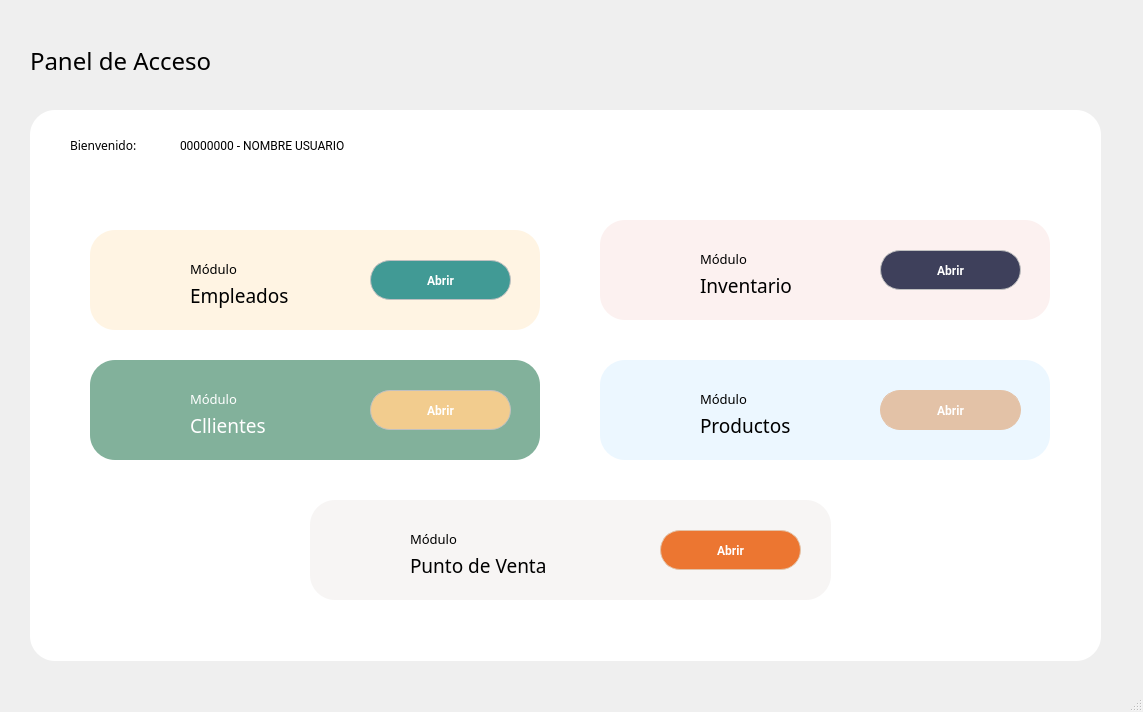
<?xml version="1.0" encoding="UTF-8"?>
<ui version="4.0">
 <class>MainWindow</class>
 <widget class="QMainWindow" name="MainWindow">
  <property name="geometry">
   <rect>
    <x>0</x>
    <y>0</y>
    <width>1143</width>
    <height>712</height>
   </rect>
  </property>
  <property name="font">
   <font>
    <pointsize>9</pointsize>
   </font>
  </property>
  <property name="windowTitle">
   <string>Módulos</string>
  </property>
  <widget class="QWidget" name="centralwidget">
   <widget class="QLabel" name="label">
    <property name="geometry">
     <rect>
      <x>30</x>
      <y>30</y>
      <width>351</width>
      <height>61</height>
     </rect>
    </property>
    <property name="font">
     <font>
      <family>Poppins SemiBold</family>
      <pointsize>18</pointsize>
     </font>
    </property>
    <property name="text">
     <string>Panel de Acceso</string>
    </property>
   </widget>
   <widget class="QFrame" name="frame">
    <property name="geometry">
     <rect>
      <x>30</x>
      <y>110</y>
      <width>1071</width>
      <height>551</height>
     </rect>
    </property>
    <property name="styleSheet">
     <string notr="true">QFrame {
	background: #fff;
	border: #c0c0c0;
	border-radius: 25px;
}</string>
    </property>
    <property name="frameShape">
     <enum>QFrame::StyledPanel</enum>
    </property>
    <property name="frameShadow">
     <enum>QFrame::Raised</enum>
    </property>
    <widget class="QFrame" name="frame_5">
     <property name="geometry">
      <rect>
       <x>280</x>
       <y>390</y>
       <width>521</width>
       <height>100</height>
      </rect>
     </property>
     <property name="styleSheet">
      <string notr="true">QFrame {
	background: #f7f5f4;
	border: #c0c0c0;
	border-radius: 25px;
	color: #000;
}</string>
     </property>
     <property name="frameShape">
      <enum>QFrame::StyledPanel</enum>
     </property>
     <property name="frameShadow">
      <enum>QFrame::Raised</enum>
     </property>
     <widget class="QLabel" name="label_14">
      <property name="geometry">
       <rect>
        <x>30</x>
        <y>25</y>
        <width>51</width>
        <height>51</height>
       </rect>
      </property>
      <property name="text">
       <string/>
      </property>
      <property name="pixmap">
       <pixmap>../img/round_shopping_cart_black_24dp.png</pixmap>
      </property>
      <property name="scaledContents">
       <bool>true</bool>
      </property>
     </widget>
     <widget class="QLabel" name="label_15">
      <property name="geometry">
       <rect>
        <x>100</x>
        <y>50</y>
        <width>221</width>
        <height>31</height>
       </rect>
      </property>
      <property name="font">
       <font>
        <family>Poppins Medium</family>
        <pointsize>14</pointsize>
        <weight>50</weight>
        <bold>false</bold>
       </font>
      </property>
      <property name="text">
       <string>Punto de Venta</string>
      </property>
     </widget>
     <widget class="QLabel" name="label_16">
      <property name="geometry">
       <rect>
        <x>100</x>
        <y>30</y>
        <width>71</width>
        <height>18</height>
       </rect>
      </property>
      <property name="font">
       <font>
        <family>Poppins</family>
        <pointsize>10</pointsize>
        <weight>50</weight>
        <bold>false</bold>
       </font>
      </property>
      <property name="text">
       <string>Módulo</string>
      </property>
     </widget>
     <widget class="QPushButton" name="btnVentas">
      <property name="geometry">
       <rect>
        <x>350</x>
        <y>30</y>
        <width>141</width>
        <height>40</height>
       </rect>
      </property>
      <property name="font">
       <font>
        <family>Roboto</family>
        <pointsize>9</pointsize>
        <weight>75</weight>
        <bold>true</bold>
       </font>
      </property>
      <property name="styleSheet">
       <string notr="true">QPushButton {
	background: #ec7631;
	border: 1px solid #e3c2a7;
	border-radius: 20px;
	color: #fff;
}</string>
      </property>
      <property name="text">
       <string>Abrir</string>
      </property>
     </widget>
    </widget>
    <widget class="QFrame" name="frame_2">
     <property name="geometry">
      <rect>
       <x>60</x>
       <y>250</y>
       <width>450</width>
       <height>100</height>
      </rect>
     </property>
     <property name="styleSheet">
      <string notr="true">QFrame {
	background: #82b19b;
	border: #c0c0c0;
	border-radius: 25px;
	color: #fff
}</string>
     </property>
     <property name="frameShape">
      <enum>QFrame::StyledPanel</enum>
     </property>
     <property name="frameShadow">
      <enum>QFrame::Raised</enum>
     </property>
     <widget class="QLabel" name="label_2">
      <property name="geometry">
       <rect>
        <x>30</x>
        <y>25</y>
        <width>51</width>
        <height>51</height>
       </rect>
      </property>
      <property name="text">
       <string/>
      </property>
      <property name="pixmap">
       <pixmap>../img/round_account_circle_white_24dp.png</pixmap>
      </property>
      <property name="scaledContents">
       <bool>true</bool>
      </property>
     </widget>
     <widget class="QLabel" name="label_3">
      <property name="geometry">
       <rect>
        <x>100</x>
        <y>50</y>
        <width>131</width>
        <height>31</height>
       </rect>
      </property>
      <property name="font">
       <font>
        <family>Poppins Medium</family>
        <pointsize>14</pointsize>
        <weight>50</weight>
        <bold>false</bold>
       </font>
      </property>
      <property name="text">
       <string>Cllientes</string>
      </property>
     </widget>
     <widget class="QLabel" name="label_4">
      <property name="geometry">
       <rect>
        <x>100</x>
        <y>30</y>
        <width>71</width>
        <height>18</height>
       </rect>
      </property>
      <property name="font">
       <font>
        <family>Poppins</family>
        <pointsize>10</pointsize>
        <weight>50</weight>
        <bold>false</bold>
       </font>
      </property>
      <property name="text">
       <string>Módulo</string>
      </property>
     </widget>
     <widget class="QPushButton" name="btnClientes">
      <property name="geometry">
       <rect>
        <x>280</x>
        <y>30</y>
        <width>141</width>
        <height>40</height>
       </rect>
      </property>
      <property name="font">
       <font>
        <family>Roboto</family>
        <pointsize>9</pointsize>
        <weight>75</weight>
        <bold>true</bold>
       </font>
      </property>
      <property name="styleSheet">
       <string notr="true">QPushButton {
	background: #f2cc8e;
	border: 1px solid #c0c0c0;
	border-radius: 20px;
	color: #fff;
}</string>
      </property>
      <property name="text">
       <string>Abrir</string>
      </property>
     </widget>
    </widget>
    <widget class="QFrame" name="frame_4">
     <property name="geometry">
      <rect>
       <x>570</x>
       <y>250</y>
       <width>450</width>
       <height>100</height>
      </rect>
     </property>
     <property name="styleSheet">
      <string notr="true">QFrame {
	background: #ecf7ff;
	border: #c0c0c0;
	border-radius: 25px;
	color: #000;
}</string>
     </property>
     <property name="frameShape">
      <enum>QFrame::StyledPanel</enum>
     </property>
     <property name="frameShadow">
      <enum>QFrame::Raised</enum>
     </property>
     <widget class="QLabel" name="label_11">
      <property name="geometry">
       <rect>
        <x>30</x>
        <y>25</y>
        <width>51</width>
        <height>51</height>
       </rect>
      </property>
      <property name="text">
       <string/>
      </property>
      <property name="pixmap">
       <pixmap>../img/round_devices_black_24dp.png</pixmap>
      </property>
      <property name="scaledContents">
       <bool>true</bool>
      </property>
     </widget>
     <widget class="QLabel" name="label_12">
      <property name="geometry">
       <rect>
        <x>100</x>
        <y>50</y>
        <width>151</width>
        <height>31</height>
       </rect>
      </property>
      <property name="font">
       <font>
        <family>Poppins Medium</family>
        <pointsize>14</pointsize>
        <weight>50</weight>
        <bold>false</bold>
       </font>
      </property>
      <property name="text">
       <string>Productos</string>
      </property>
     </widget>
     <widget class="QLabel" name="label_13">
      <property name="geometry">
       <rect>
        <x>100</x>
        <y>30</y>
        <width>71</width>
        <height>18</height>
       </rect>
      </property>
      <property name="font">
       <font>
        <family>Poppins</family>
        <pointsize>10</pointsize>
        <weight>50</weight>
        <bold>false</bold>
       </font>
      </property>
      <property name="text">
       <string>Módulo</string>
      </property>
     </widget>
     <widget class="QPushButton" name="btnProductos">
      <property name="geometry">
       <rect>
        <x>280</x>
        <y>30</y>
        <width>141</width>
        <height>40</height>
       </rect>
      </property>
      <property name="font">
       <font>
        <family>Roboto</family>
        <pointsize>9</pointsize>
        <weight>75</weight>
        <bold>true</bold>
       </font>
      </property>
      <property name="styleSheet">
       <string notr="true">QPushButton {
	background: #e3c2a7;
	border: 1px solid #e3c2a7;
	border-radius: 20px;
	color: #fff;
}</string>
      </property>
      <property name="text">
       <string>Abrir</string>
      </property>
     </widget>
    </widget>
    <widget class="QFrame" name="frame_3">
     <property name="geometry">
      <rect>
       <x>570</x>
       <y>110</y>
       <width>450</width>
       <height>100</height>
      </rect>
     </property>
     <property name="styleSheet">
      <string notr="true">QFrame {
	background: #fcf1f0;
	border: #c0c0c0;
	border-radius: 25px;
	color: #000;
}</string>
     </property>
     <property name="frameShape">
      <enum>QFrame::StyledPanel</enum>
     </property>
     <property name="frameShadow">
      <enum>QFrame::Raised</enum>
     </property>
     <widget class="QLabel" name="label_5">
      <property name="geometry">
       <rect>
        <x>30</x>
        <y>25</y>
        <width>51</width>
        <height>51</height>
       </rect>
      </property>
      <property name="text">
       <string/>
      </property>
      <property name="pixmap">
       <pixmap>../img/round_inventory_black_24dp.png</pixmap>
      </property>
      <property name="scaledContents">
       <bool>true</bool>
      </property>
     </widget>
     <widget class="QLabel" name="label_6">
      <property name="geometry">
       <rect>
        <x>100</x>
        <y>50</y>
        <width>151</width>
        <height>31</height>
       </rect>
      </property>
      <property name="font">
       <font>
        <family>Poppins Medium</family>
        <pointsize>14</pointsize>
        <weight>50</weight>
        <bold>false</bold>
       </font>
      </property>
      <property name="text">
       <string>Inventario</string>
      </property>
     </widget>
     <widget class="QLabel" name="label_7">
      <property name="geometry">
       <rect>
        <x>100</x>
        <y>30</y>
        <width>71</width>
        <height>18</height>
       </rect>
      </property>
      <property name="font">
       <font>
        <family>Poppins</family>
        <pointsize>10</pointsize>
        <weight>50</weight>
        <bold>false</bold>
       </font>
      </property>
      <property name="text">
       <string>Módulo</string>
      </property>
     </widget>
     <widget class="QPushButton" name="btnInventario">
      <property name="geometry">
       <rect>
        <x>280</x>
        <y>30</y>
        <width>141</width>
        <height>40</height>
       </rect>
      </property>
      <property name="font">
       <font>
        <family>Roboto</family>
        <pointsize>9</pointsize>
        <weight>75</weight>
        <bold>true</bold>
       </font>
      </property>
      <property name="styleSheet">
       <string notr="true">QPushButton {
	background: #3e405b;
	border: 1px solid #c0c0c0;
	border-radius: 20px;
	color: #fff;
}</string>
      </property>
      <property name="text">
       <string>Abrir</string>
      </property>
     </widget>
    </widget>
    <widget class="QFrame" name="frame_6">
     <property name="geometry">
      <rect>
       <x>60</x>
       <y>120</y>
       <width>450</width>
       <height>100</height>
      </rect>
     </property>
     <property name="styleSheet">
      <string notr="true">QFrame {
	background: #fff4e3;
	border: #c0c0c0;
	border-radius: 25px;
	color: #000;
}</string>
     </property>
     <property name="frameShape">
      <enum>QFrame::StyledPanel</enum>
     </property>
     <property name="frameShadow">
      <enum>QFrame::Raised</enum>
     </property>
     <widget class="QLabel" name="label_8">
      <property name="geometry">
       <rect>
        <x>30</x>
        <y>25</y>
        <width>51</width>
        <height>51</height>
       </rect>
      </property>
      <property name="text">
       <string/>
      </property>
      <property name="pixmap">
       <pixmap>../img/round_badge_black_24dp.png</pixmap>
      </property>
      <property name="scaledContents">
       <bool>true</bool>
      </property>
     </widget>
     <widget class="QLabel" name="label_9">
      <property name="geometry">
       <rect>
        <x>100</x>
        <y>50</y>
        <width>151</width>
        <height>31</height>
       </rect>
      </property>
      <property name="font">
       <font>
        <family>Poppins Medium</family>
        <pointsize>14</pointsize>
        <weight>50</weight>
        <bold>false</bold>
       </font>
      </property>
      <property name="text">
       <string>Empleados</string>
      </property>
     </widget>
     <widget class="QLabel" name="label_10">
      <property name="geometry">
       <rect>
        <x>100</x>
        <y>30</y>
        <width>71</width>
        <height>18</height>
       </rect>
      </property>
      <property name="font">
       <font>
        <family>Poppins</family>
        <pointsize>10</pointsize>
        <weight>50</weight>
        <bold>false</bold>
       </font>
      </property>
      <property name="text">
       <string>Módulo</string>
      </property>
     </widget>
     <widget class="QPushButton" name="btnEmpleados">
      <property name="geometry">
       <rect>
        <x>280</x>
        <y>30</y>
        <width>141</width>
        <height>40</height>
       </rect>
      </property>
      <property name="font">
       <font>
        <family>Roboto</family>
        <pointsize>9</pointsize>
        <weight>75</weight>
        <bold>true</bold>
       </font>
      </property>
      <property name="styleSheet">
       <string notr="true">QPushButton {
	background: #419a95;
	border: 1px solid #c0c0c0;
	border-radius: 20px;
	color: #fff;
}</string>
      </property>
      <property name="text">
       <string>Abrir</string>
      </property>
     </widget>
    </widget>
    <widget class="QLabel" name="label_17">
     <property name="geometry">
      <rect>
       <x>40</x>
       <y>20</y>
       <width>111</width>
       <height>31</height>
      </rect>
     </property>
     <property name="font">
      <font>
       <family>Poppins SemiBold</family>
       <pointsize>9</pointsize>
       <weight>50</weight>
       <bold>false</bold>
      </font>
     </property>
     <property name="text">
      <string>Bienvenido:</string>
     </property>
    </widget>
    <widget class="QLabel" name="lblUsuario">
     <property name="geometry">
      <rect>
       <x>150</x>
       <y>20</y>
       <width>571</width>
       <height>31</height>
      </rect>
     </property>
     <property name="font">
      <font>
       <family>Roboto</family>
       <pointsize>9</pointsize>
      </font>
     </property>
     <property name="text">
      <string>00000000 - NOMBRE USUARIO</string>
     </property>
    </widget>
   </widget>
  </widget>
  <widget class="QStatusBar" name="statusbar"/>
 </widget>
 <tabstops>
  <tabstop>btnClientes</tabstop>
  <tabstop>btnInventario</tabstop>
  <tabstop>btnEmpleados</tabstop>
  <tabstop>btnProductos</tabstop>
  <tabstop>btnVentas</tabstop>
 </tabstops>
 <resources/>
 <connections/>
</ui>
